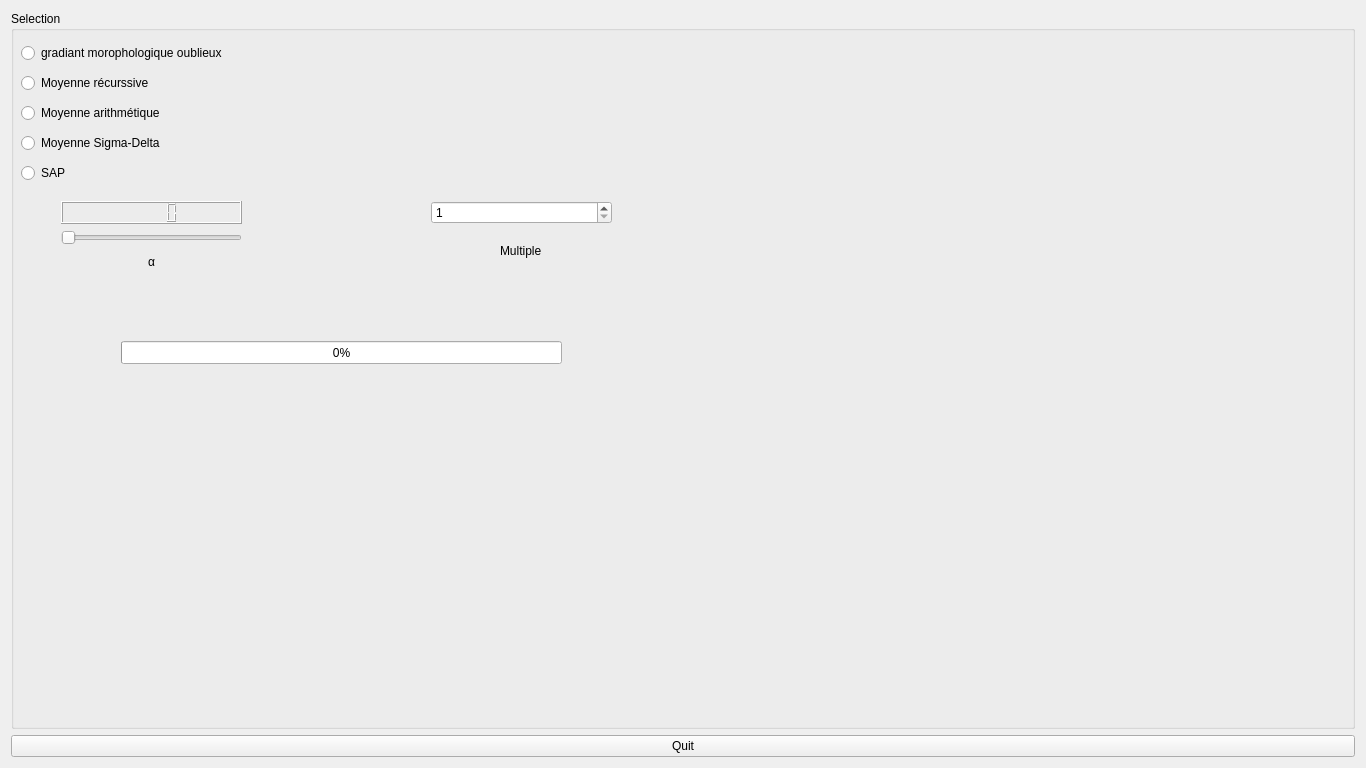
<?xml version="1.0" encoding="UTF-8"?>
<ui version="4.0">
 <class>Selector</class>
 <widget class="QWidget" name="Selector">
  <property name="enabled">
   <bool>true</bool>
  </property>
  <property name="geometry">
   <rect>
    <x>0</x>
    <y>0</y>
    <width>1366</width>
    <height>768</height>
   </rect>
  </property>
  <property name="cursor">
   <cursorShape>PointingHandCursor</cursorShape>
  </property>
  <property name="windowTitle">
   <string>Selector</string>
  </property>
  <layout class="QVBoxLayout" name="verticalLayout">
   <item>
    <widget class="QGroupBox" name="SelectGroup">
     <property name="minimumSize">
      <size>
       <width>442</width>
       <height>265</height>
      </size>
     </property>
     <property name="title">
      <string>Selection</string>
     </property>
     <property name="flat">
      <bool>true</bool>
     </property>
     <widget class="QRadioButton" name="gradiantOublieux">
      <property name="geometry">
       <rect>
        <x>10</x>
        <y>30</y>
        <width>442</width>
        <height>24</height>
       </rect>
      </property>
      <property name="focusPolicy">
       <enum>Qt::WheelFocus</enum>
      </property>
      <property name="text">
       <string>gradiant morophologique oublieux</string>
      </property>
     </widget>
     <widget class="QRadioButton" name="moyenneRecurssive">
      <property name="geometry">
       <rect>
        <x>10</x>
        <y>60</y>
        <width>442</width>
        <height>24</height>
       </rect>
      </property>
      <property name="text">
       <string>Moyenne récurssive</string>
      </property>
     </widget>
     <widget class="QRadioButton" name="moyenneArith">
      <property name="geometry">
       <rect>
        <x>10</x>
        <y>90</y>
        <width>442</width>
        <height>24</height>
       </rect>
      </property>
      <property name="text">
       <string>Moyenne arithmétique</string>
      </property>
     </widget>
     <widget class="QRadioButton" name="moyenneSD">
      <property name="geometry">
       <rect>
        <x>10</x>
        <y>120</y>
        <width>442</width>
        <height>24</height>
       </rect>
      </property>
      <property name="text">
       <string>Moyenne Sigma-Delta</string>
      </property>
     </widget>
     <widget class="QRadioButton" name="SAP">
      <property name="geometry">
       <rect>
        <x>10</x>
        <y>150</y>
        <width>442</width>
        <height>24</height>
       </rect>
      </property>
      <property name="text">
       <string>SAP</string>
      </property>
     </widget>
     <widget class="QWidget" name="verticalLayoutWidget">
      <property name="geometry">
       <rect>
        <x>50</x>
        <y>190</y>
        <width>181</width>
        <height>71</height>
       </rect>
      </property>
      <layout class="QVBoxLayout" name="verticalLayout_5">
       <property name="spacing">
        <number>6</number>
       </property>
       <property name="rightMargin">
        <number>0</number>
       </property>
       <item>
        <widget class="QLCDNumber" name="alphaValue">
         <property name="smallDecimalPoint">
          <bool>false</bool>
         </property>
         <property name="mode">
          <enum>QLCDNumber::Dec</enum>
         </property>
         <property name="segmentStyle">
          <enum>QLCDNumber::Filled</enum>
         </property>
        </widget>
       </item>
       <item>
        <widget class="QSlider" name="horizontalSlider">
         <property name="orientation">
          <enum>Qt::Horizontal</enum>
         </property>
        </widget>
       </item>
       <item alignment="Qt::AlignHCenter">
        <widget class="QLabel" name="alpha">
         <property name="text">
          <string>α</string>
         </property>
        </widget>
       </item>
      </layout>
     </widget>
     <widget class="QWidget" name="gridLayoutWidget">
      <property name="geometry">
       <rect>
        <x>420</x>
        <y>190</y>
        <width>181</width>
        <height>71</height>
       </rect>
      </property>
      <layout class="QGridLayout" name="gridLayout_2">
       <item row="0" column="0">
        <widget class="QSpinBox" name="multipleChooser">
         <property name="minimum">
          <number>1</number>
         </property>
         <property name="maximum">
          <number>10</number>
         </property>
         <property name="singleStep">
          <number>1</number>
         </property>
        </widget>
       </item>
       <item row="1" column="0" alignment="Qt::AlignHCenter">
        <widget class="QLabel" name="multiple">
         <property name="text">
          <string>Multiple</string>
         </property>
        </widget>
       </item>
      </layout>
     </widget>
     <widget class="QProgressBar" name="backgroundProgress">
      <property name="geometry">
       <rect>
        <x>110</x>
        <y>330</y>
        <width>441</width>
        <height>23</height>
       </rect>
      </property>
      <property name="value">
       <number>0</number>
      </property>
      <property name="orientation">
       <enum>Qt::Horizontal</enum>
      </property>
      <property name="invertedAppearance">
       <bool>false</bool>
      </property>
     </widget>
    </widget>
   </item>
   <item>
    <widget class="QPushButton" name="quitSelector">
     <property name="text">
      <string>Quit</string>
     </property>
    </widget>
   </item>
  </layout>
 </widget>
 <resources/>
 <connections/>
</ui>
